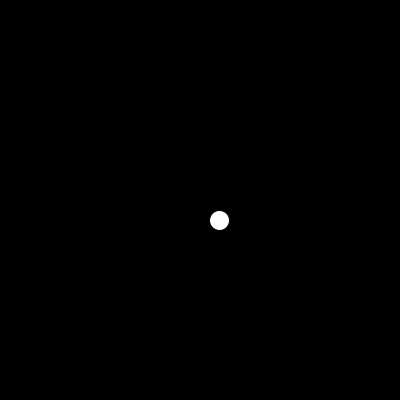
Frame 1 (no input)
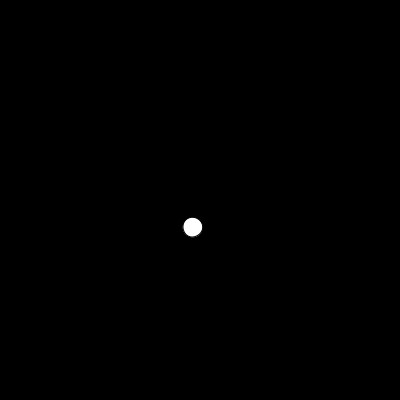
Frame 60 (the mouse pressed at the canvas centre just before this capture)
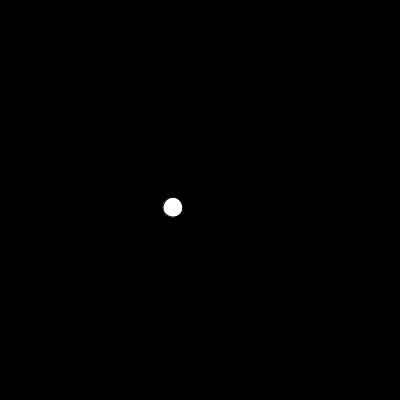
Frame 120 (the mouse held since frame 60 and released just before this capture)

The Processing sketch that drew these frames (run headless with seeded random() and noise(); from frame 60 on, the mouse is pressed at the canvas centre):

// Processing sketch: Ex_1_first_loop
// ── Ex_1_first_loop.pde
// Coding Art Book
// Yu Zhang + Mathias Funk, 2020

void setup() {
  size(400, 400);
}

void draw() {
  background(0);
  translate(width/2, height/2);
  rotate(radians(frameCount));
  ellipse(20, 20, 20, 20);
}
